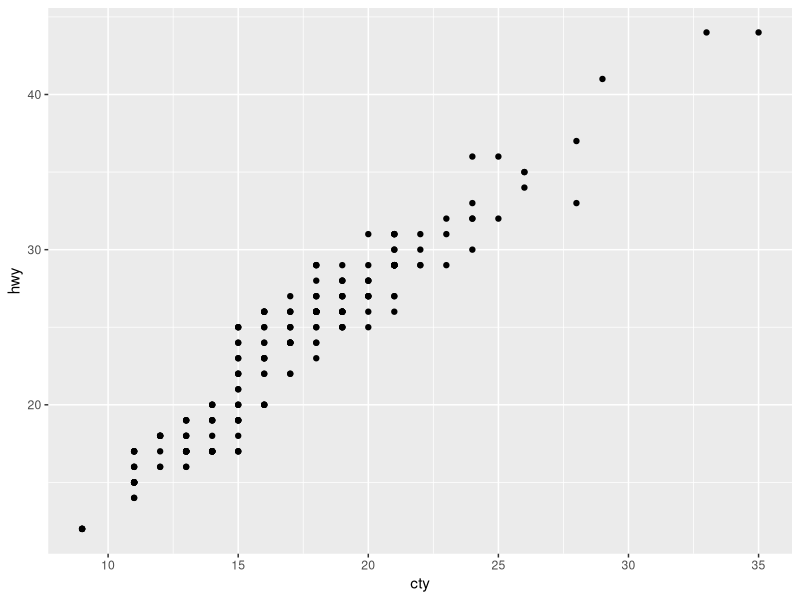
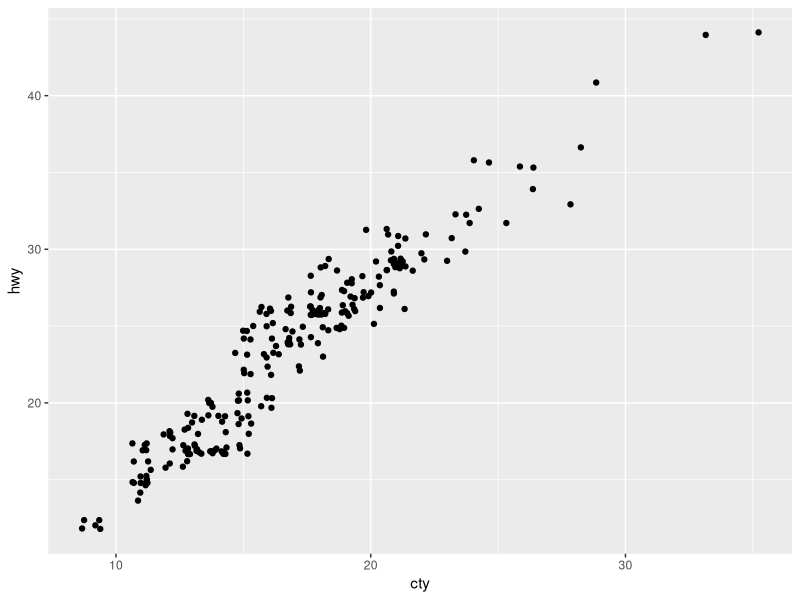

Generate these figures, in order, with R: (Note: this script raises an error after producing the figures.)
###############################################################################
######   Homework Assignment 5: Data Visualization Pt 3
######   Please make sure your name is in the filename before the .R extension
######   Write your code below each prompt below.
###############################################################################

##### STUDENT NAME: Jalen Mendoza

library(tidyverse)
data(mpg)

##### Make sure the mpg data set is in your global environment.
##### Run the code below to create a scatter plot. 
##### What's wrong with this scatter plot? How could you improve
##### our understanding of the distribution of our data using 
##### one of the position adjustments that we learned this week?
##### Explain in a comment below and change the code with the
##### position adjustment to improve the plot. 

ggplot(data = mpg, mapping = aes(x = cty, y = hwy)) + 
  geom_point()

# The problem with this scatter plot is the points on the scatter plot
# are very vague.  By adding position = "jitter" we can see accurate
# points.

ggplot(data = mpg, mapping = aes(x = cty, y = hwy)) + 
  geom_point(position = "jitter")


##### Make sure the WB_Vdem data set is loaded into your
##### global environment. If it is not, you can download it from the
##### overview page for week 5. Right-click and open with 
##### R Studio. 

##### Create a box plot that looks at the distribution of
##### birth.rate for different values of pol_region.
##### When creating a box plot, the categorical variable 
##### always needs to be on the x-axis, and the continuous
##### variable must be on the y-axis. 
##### If you run into issues with this, always make sure
##### that you are spelling the names of the variables
##### correctly! 

#Categorial is pol_region
#Continous is the birth.rate

ggplot(data = WB_Vdem, mapping = aes(x = pol_region, y = birth.rate)) + 
  geom_boxplot() 


##### In a separate plot, change the coordinate system
##### on your box plot so that you switch the x and y-axis. 

ggplot(data = WB_Vdem, mapping = aes(x = birth.rate, y = pol_region)) + 
  geom_boxplot() 


##### What does the dark line in the middle of the box 
##### represent?  Explain in a comment. 

# Answer:
# The horizontal dark line in the middle of th box represents the median

##### Copy and paste that code below. Add a title 
##### to the plot, and change the x-axis and y-axis labels
##### to something more understandable.

ggplot(data = WB_Vdem, mapping = aes(x = birth.rate, y = pol_region)) + 
  geom_boxplot() +
  labs(title = "Birthrate In Different Regions",
       x= "Birth Rate",
       y = "Regions") +
  theme(
    plot.title = element_text(size = 16, face = "bold",hjust = 0.5),
    axis.title.x = element_text(size = 12, face = "italic"),
    axis.title.y = element_text(size = 12, face = "italic"),
  )
